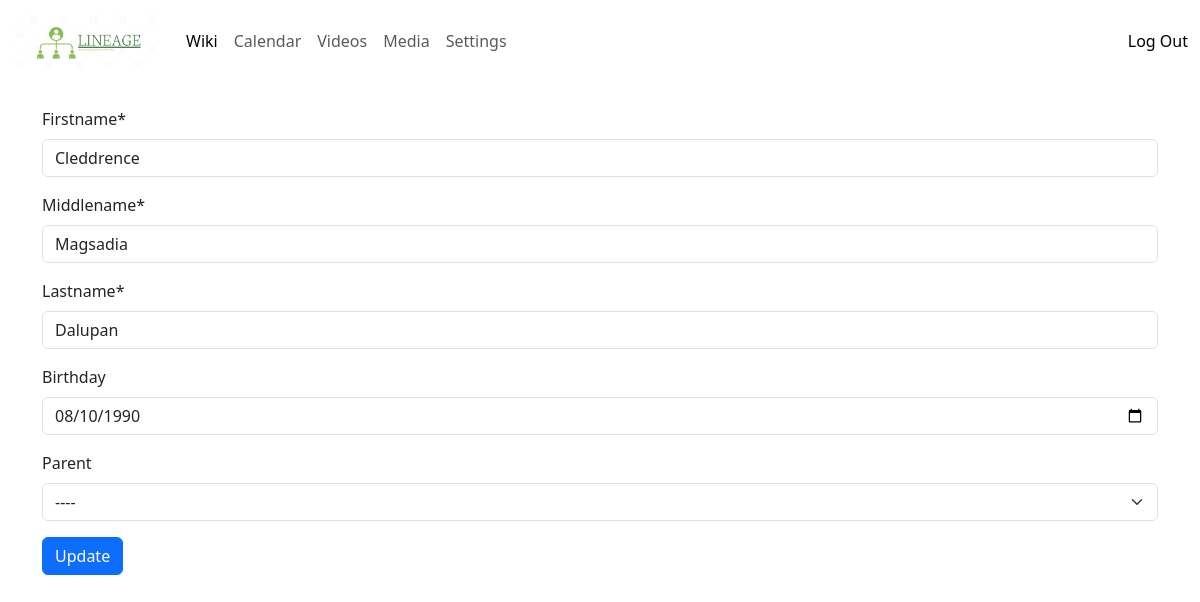
The app's page /setting/edit/ (signed in), older data.
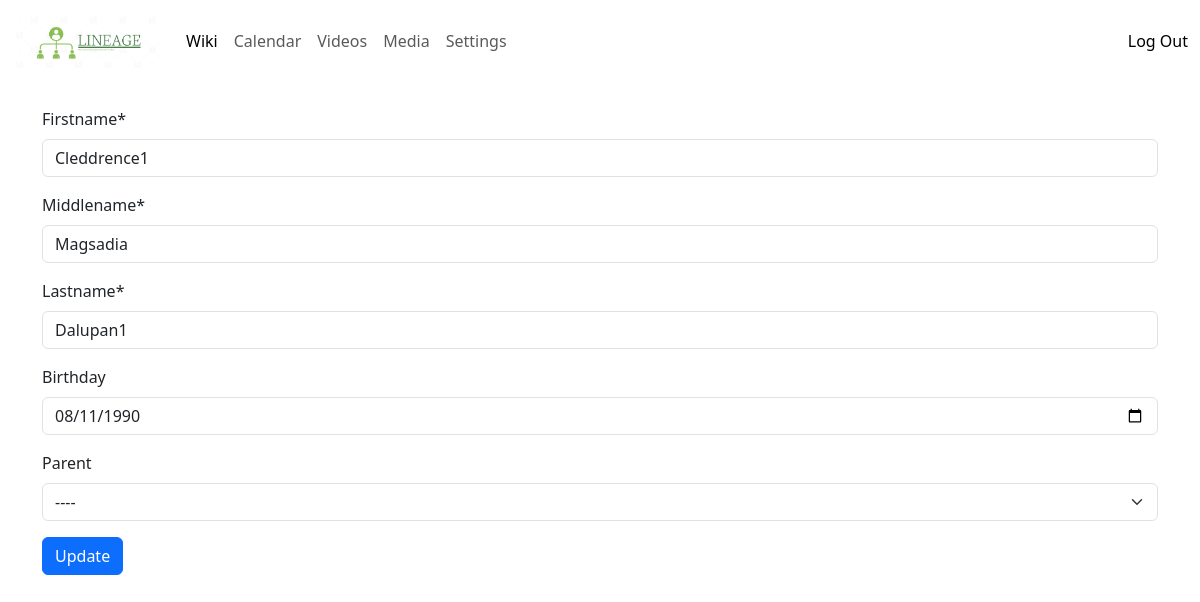
The same page, newer data.
### setting/models.py (models this page shows, shortened)
class Setting(models.Model):
  user_id = models.IntegerField()
  firstname = models.CharField(max_length=255)
  middlename = models.CharField(max_length=255)
  lastname = models.CharField(max_length=255)
  birthday = models.DateField(null=True, blank=True)
  parent_id = models.IntegerField()

### setting/views.py (the view)
# urls.py: path('edit/', views.edit, name='setting-edit'),
@login_required(login_url='/')
def edit(request):
    current_user = request.user
    parents = Setting.objects.filter(~Q(user_id = current_user.id))
    user_setting = Setting.objects.get(user_id=current_user.id)
    if request.method == 'POST':
        formset = SettingForm(request.POST, instance=user_setting)
        if formset.is_valid():
            setting = formset.save(commit=False)
            parent_id:int = int(request.POST['parent'])
            setting.parent_id = parent_id
            setting.save()
            return HttpResponseRedirect(reverse('setting-home'))
    else:
        formset = SettingForm(instance=user_setting)
    context = {
        'parents': parents,
        'user_setting': user_setting,
        'formset': formset
    }
    return render(request, 'setting/edit.html', context)

### setting/models.py
class SettingForm(ModelForm):
    class Meta:
        model = Setting
        fields = ["firstname", "middlename", "lastname", "birthday"]
        widgets = {
            'birthday': DateInput(attrs={'type': 'date'})
        }

### setting/templates/setting/edit.html (shortened to what this page needs)
{% extends "base.html" %}
{% block content %}
  {% load crispy_forms_tags %}
  <form action="{% url 'setting-edit' %}" method="post">
    {{ formset|crispy }}
    <div class="mb-3">
      <label class="form-label">Parent</label>
      <select class="form-select" name="parent">
          <option value="0">----</option>
      </select>
    </div>
    <button type="submit" class="btn btn-primary">Update</button>
  </form>
{% endblock %}

Row changes from the older to the newer data that the page shows:
changed Setting "Magsadia": firstname "Cleddrence" → "Cleddrence1"; lastname "Dalupan" → "Dalupan1"; birthday "08/10/1990" → "08/11/1990"
